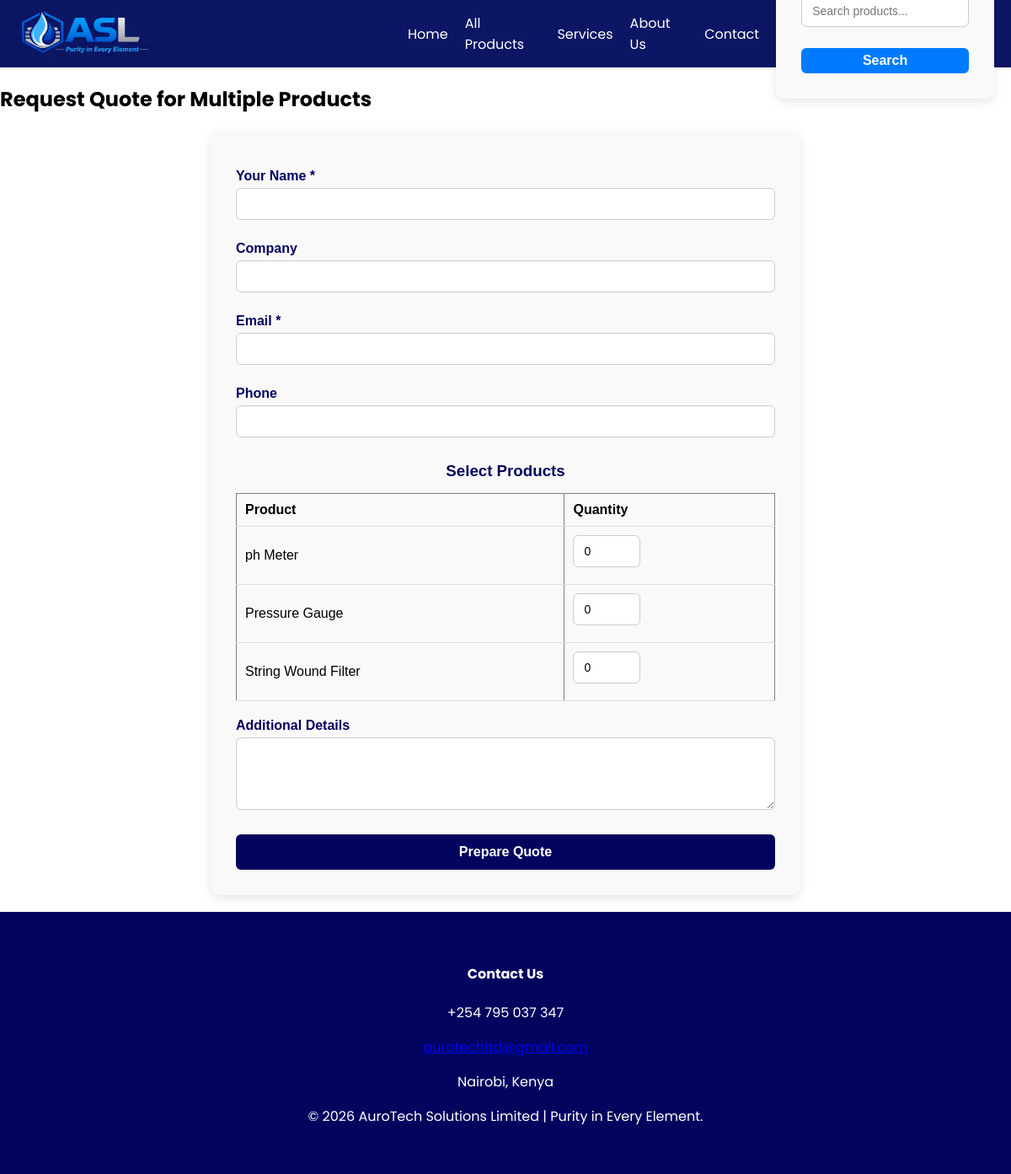
The page /quote/ on the database its author committed.
### aurotech/models.py (models this page shows, shortened)
class Product(models.Model):
    core_product = models.ForeignKey(
        CoreProduct,
        on_delete=models.CASCADE,
        related_name='products'
    )
    name = models.CharField(max_length=200)
    slug = models.SlugField(unique=True)
    description = models.TextField()
    filter_size = models.CharField(max_length=100, blank=True, null=True)
    pore_size = models.CharField(max_length=100, blank=True, null=True)
    diameter = models.CharField(max_length=100, blank=True, null=True)
    price = models.DecimalField(max_digits=10, decimal_places=2, blank=True, null=True)
    image = CloudinaryField('image')
    odoo_id = models.IntegerField(null=True, blank=True, help_text="ID of this product in Odoo")

### aurotech/views.py (the view)
# urls.py: path('quote/', views.request_multi_quote, name='request_multi_quote'),
def request_multi_quote(request):
    products = list(Product.objects.values("id", "name"))
    return render(request, "aurotech/request_multi_quote.html", {
        "products": products
    })

### aurotech/templates/aurotech/request_multi_quote.html (shortened to what this page needs)
{% extends 'base.html' %}
{% block content %}
<h2>Request Quote for Multiple Products</h2>
<form id="quote-form">
    <div>
        <label>Your Name *</label>
        <input type="text" name="name" required>
    </div>
    <div>
        <label>Company</label>
        <input type="text" name="company">
    </div>
    <div>
        <label>Email *</label>
        <input type="email" name="email" required>
    </div>
    <div>
        <label>Phone</label>
        <input type="text" name="phone">
    </div>
    <h3>Select Products</h3>
    <table class="product-list" border="1" cellpadding="8" cellspacing="0" style="width:100%; text-align:left;">
        <tr>
            <th>Product</th>
            <th>Quantity</th>
        </tr>
        {% for product in products %}
        <tr>
            <td>{{ product.name }}</td>
            <td>
                <input type="number" name="quantity_{{ product.id }}" min="0" value="0">
            </td>
        </tr>
        {% endfor %}
    </table>
    <div>
        <label>Additional Details</label>
        <textarea name="message" rows="4"></textarea>
    </div>
    <button type="button" id="prepare-quote-btn">Prepare Quote</button>
</form>
{% endblock %}

### templates/base.html (style rules this page uses)
* { box-sizing: border-box; }
html, body { max-width: 100%; overflow-x: hidden; }
body { margin: 0; font-family: 'Poppins', sans-serif; overflow-x: hidden; }

### aurotech/templates/aurotech/request_multi_quote.html (style rules this page uses)
form { max-width: 700px; margin: 20px auto; padding: 30px; background-color: #f9f9f9; border-radius: 10px; box-shadow: 0 4px 12px rgba(0,0,0,0.1); font-family: Arial, sans-serif; }
form h2, form h3 { text-align: center; color: #03045E; margin-bottom: 15px; }
form label { display: block; margin-bottom: 5px; font-weight: bold; color: #03045E; margin-top: 15px; }
form input[type="text"], form input[type="email"], form input[type="number"], form textarea { width: 100%; padding: 10px 12px; border: 1px solid #ccc; border-radius: 6px; box-sizing: border-box; margin-bottom: 10px; font-size: 14px; }
form button { display: block; width: 100%; padding: 12px; background-color: #03045E; color: white; font-size: 16px; font-weight: bold; border: none; border-radius: 6px; cursor: pointer; margin-top: 15px; }
.product-list { width: 100%; border-collapse: collapse; margin-bottom: 20px; }
.product-list th, .product-list td { padding: 10px; border-bottom: 1px solid #ddd; }
.product-list input[type="number"] { width: 80px; }

### rows shown on the page
Product: name "ph Meter"
Product: name "Pressure Gauge"
Product: name "String Wound Filter"
